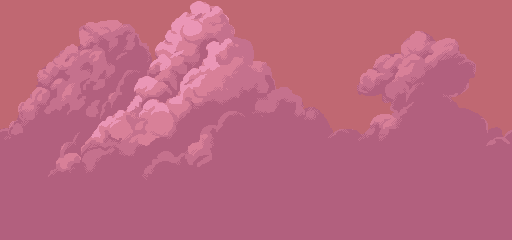
#> input picture game/assets-source/scene/back.png, 512 x 240 px; its folder holds 4 pictures in this run
$ python build-scene.py
#> lines starting #> are read from the running program, lines starting #| are printed output that depends on the picture
"""Builds the stage background (game/public/assets/sprites/bg_scene.jpg, 1280x720) from the CC0 'Rocky Pass' layers.

    python tools/build-scene.py

Sky, far mountains and the rock arch are the pack's three parallax layers at 3x (nearest, crisp pixels). The floor the
heroes stand on is generated: sandy ground in the pack's own palette, from FLOOR_TOP down (heroes' feet are at
y 508..578, the gold mountain's foot at y 530 — see HERO.SLOTS / DRAGON in core/Constants.ts), with a few props.
"""
import os
import random

import numpy as np
from PIL import Image

HERE = os.path.dirname(os.path.abspath(__file__))
GAME = os.path.dirname(HERE)
SRC = os.path.join(GAME, 'assets-source', 'scene')
OUT = os.path.join(GAME, 'public', 'assets', 'sprites', 'bg_scene.jpg')

W, H = 1280, 720
K = 3  # layer upscale (source layers are 240 px tall: 240*3 = 720)
FLOOR_TOP = 438
SAND = [(192, 128, 80), (176, 104, 64), (176, 104, 64), (144, 80, 48), (144, 80, 48), (128, 64, 32)]
LIP = (96, 37, 12)


def layer(name, dx=0):
    im = Image.open(os.path.join(SRC, name + '.png')).convert('RGBA')
    im = im.resize((im.width * K, im.height * K), Image.NEAREST)
    out = Image.new('RGBA', (W, H), (0, 0, 0, 0))
    out.alpha_composite(im, (-dx, 0))
    return out


def prop(name, x, y, flip=False):
    im = Image.open(os.path.join(SRC, 'props', name + '.png')).convert('RGBA')
    if flip:
        im = im.transpose(Image.FLIP_LEFT_RIGHT)
    return im.resize((im.width * K, im.height * K), Image.NEAREST), (x - im.width * K // 2, y - im.height * K)


def floor():
    rnd = random.Random(7)
    cw, ch = W // K + 1, (H - FLOOR_TOP) // K + 1
    cells = np.zeros((ch, cw, 3), dtype=np.uint8)
    for y in range(ch):
        for x in range(cw):
            # mostly mid sand, with clumps of lighter/darker grains (a cheap blue-noise-ish look)
            c = rnd.choice(SAND)
            if rnd.random() < 0.55 and x > 0:
                c = tuple(cells[y, x - 1])  # horizontal runs read as strata
            cells[y, x] = c
    # a few pebbles
    for _ in range(46):
        px, py = rnd.randrange(2, cw - 6), rnd.randrange(3, ch - 4)
        w, h = rnd.choice([(3, 2), (4, 2), (2, 2), (3, 3)])
        cells[py:py + h, px:px + w] = (144, 80, 48)
        cells[py:py + 1, px:px + w] = (192, 128, 80)
        cells[py + h:py + h + 1, px + 1:px + w + 1] = (96, 37, 12)
    img = Image.fromarray(cells, 'RGB').resize((cw * K, ch * K), Image.NEAREST).convert('RGBA')
    # darker toward the bottom edge (far -> near light falloff), brighter just below the lip
    a = np.array(img).astype(float)
    ys = np.linspace(1.08, 0.72, a.shape[0])[:, None, None]
    a[:, :, :3] = np.clip(a[:, :, :3] * ys, 0, 255)
    img = Image.fromarray(a.astype(np.uint8), 'RGBA')
    # the lip: a dark rim then a light edge, where the plateau meets the rock behind it
    px = np.array(img)
    px[0:K * 2, :, :3] = LIP
    px[K * 2:K * 3, :, :3] = (192, 128, 80)
    return Image.fromarray(px, 'RGBA').crop((0, 0, W, H - FLOOR_TOP))


# ---- mood: the pack is a bright pink sunset; the game wants a darker, grimmer lair -----------------------------------
DARKEN = 0.60          # overall brightness
DESATURATE = 0.72      # 1 = as drawn
TINT = (0.90, 0.84, 1.06)  # multiplied in: cooler, more violet shadows
VIGNETTE = 0.48        # how dark the corners get (0 = none)
GLOW_AT = (1020, 475)   # the gold pile: it lights the floor and the rock around it
GLOW_RADIUS = 420
GLOW_COLOR = (255, 150, 60)
GLOW_STRENGTH = 0.34


def grade(img):
    """Darken, desaturate and cool the whole picture, add a vignette and the warm glow of the gold pile."""
    a = np.array(img.convert('RGB')).astype(np.float32) / 255.0
    h, w = a.shape[:2]
    lum = (a * np.array([0.299, 0.587, 0.114], dtype=np.float32)).sum(axis=2, keepdims=True)
    a = lum + (a - lum) * DESATURATE
    a = a * np.array(TINT, dtype=np.float32)
    a = np.power(np.clip(a, 0, 1), 1.18) * DARKEN                      # a touch more contrast, then darker
    yy, xx = np.mgrid[0:h, 0:w].astype(np.float32)
    # vignette (elliptical, stronger toward the corners)
    d = np.sqrt(((xx - w / 2) / (w * 0.62)) ** 2 + ((yy - h * 0.46) / (h * 0.72)) ** 2)
    a *= (1.0 - VIGNETTE * np.clip(d, 0, 1.2) ** 2)[..., None]
    # extra darkness on the lower floor (the light dies away toward the viewer)
    a *= np.interp(yy[:, 0], [0, FLOOR_TOP, h], [1.0, 0.95, 0.62])[:, None, None]
    # warm glow from the gold, added (screen-like) so the dragon's pile stays the brightest thing in the picture
    g = np.exp(-(((xx - GLOW_AT[0]) / GLOW_RADIUS) ** 2 + ((yy - GLOW_AT[1]) / (GLOW_RADIUS * 0.62)) ** 2) * 2.2)
    glow = g[..., None] * (np.array(GLOW_COLOR, dtype=np.float32) / 255.0) * GLOW_STRENGTH
    a = 1.0 - (1.0 - np.clip(a, 0, 1)) * (1.0 - glow)
    return Image.fromarray((np.clip(a, 0, 1) * 255 + 0.5).astype(np.uint8), 'RGB')


def main():
    scene = Image.new('RGBA', (W, H), (0, 0, 0, 255))
    scene.alpha_composite(layer('back'))
#> in layer, im is the input picture: PIL image 512x240 RGBA; mean R, G, B, A 187.4, 103.2, 127.3, 255
#> in layer, `out = Image.new('RGBA', (W, H), (0, 0, 0, 0))`: out: PIL image 1280x720 RGBA; every value is 0
    scene.alpha_composite(layer('middle'))
#> call 2 of layer, with name = 'middle', dx = 0
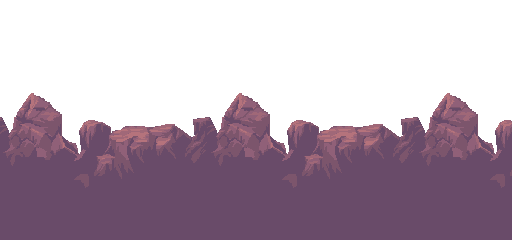
#> input picture game/assets-source/scene/middle.png, 512 x 240 px
#> in layer, im is the input picture: PIL image 512x240 RGBA; mean R, G, B, A 57.1, 40, 54.2, 126.6
#> in layer (call 2), `out.alpha_composite(im, (-dx, 0))`:
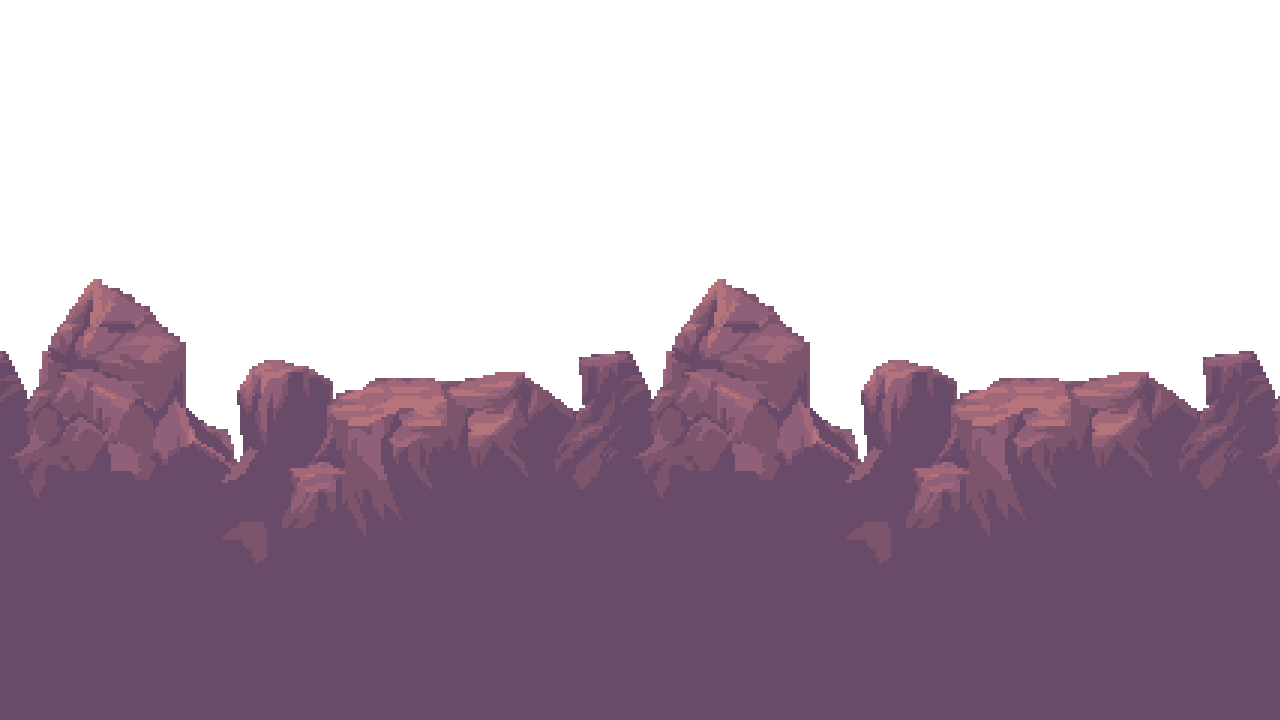
#> out: PIL image 1280x720 RGBA; mean R, G, B, A 55.4, 38.9, 52.7, 125.5; transparent parts drawn white
    scene.alpha_composite(layer('near', dx=60))
#> call 3 of layer, with name = 'near', dx = 60
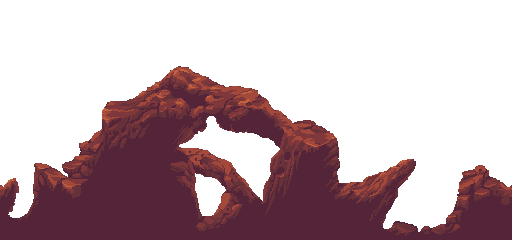
#> input picture game/assets-source/scene/near.png, 512 x 240 px
#> in layer, im is the input picture: PIL image 512x240 RGBA; mean R, G, B, A 38.2, 16.9, 21.8, 94.5
#> in layer (call 3), `out.alpha_composite(im, (-dx, 0))`:
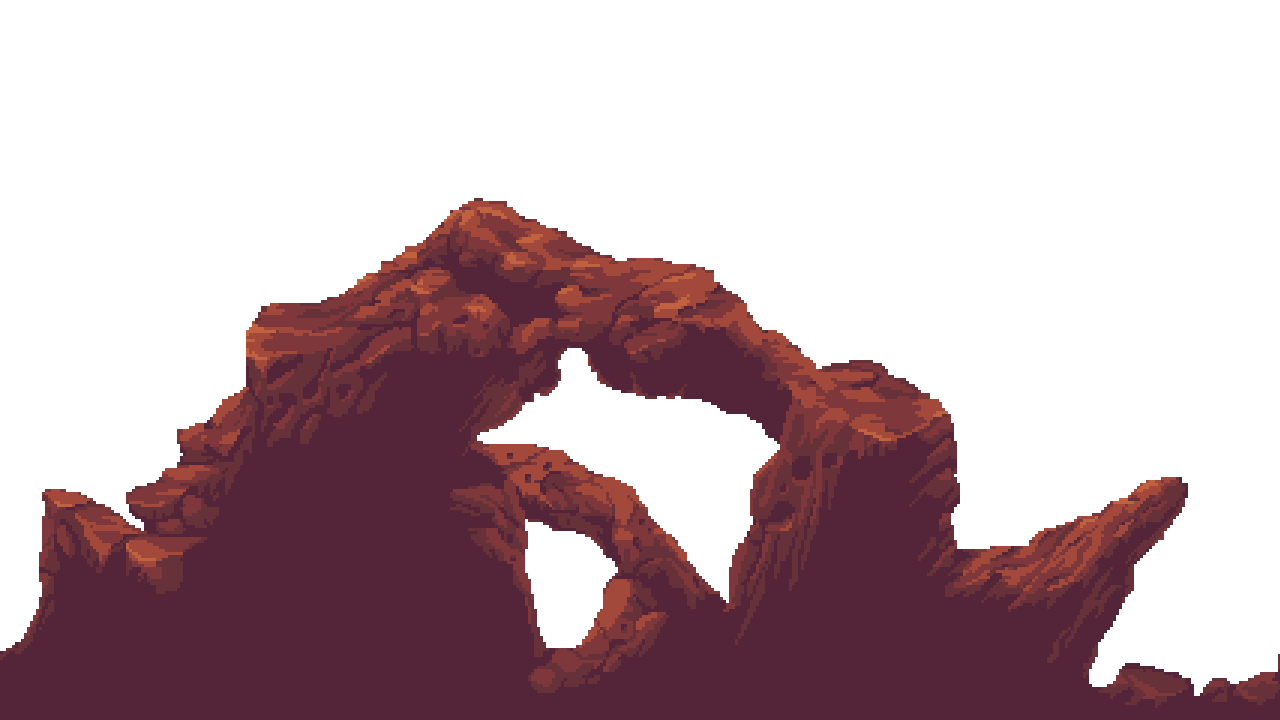
#> out: PIL image 1280x720 RGBA; mean R, G, B, A 39.2, 17.3, 22.6, 101.3; transparent parts drawn white
    scene.alpha_composite(floor(), (0, FLOOR_TOP))
#> in floor, `img = Image.fromarray(cells, 'RGB').resize((cw * K, ch * K), Image.NEA..`:
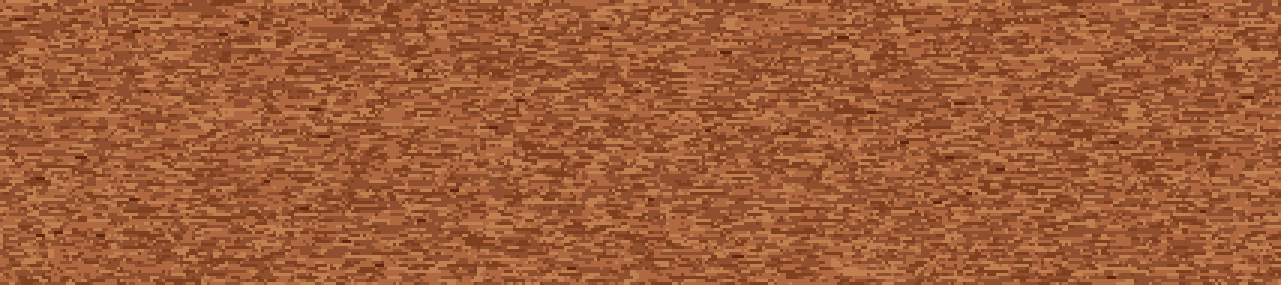
#> img: PIL image 1281x285 RGBA; mean R, G, B, A 159.8, 93.2, 55.9, 255
#> in floor, `return Image.fromarray(px, 'RGBA').crop((0, 0, W, H - FLOOR_TOP))`:
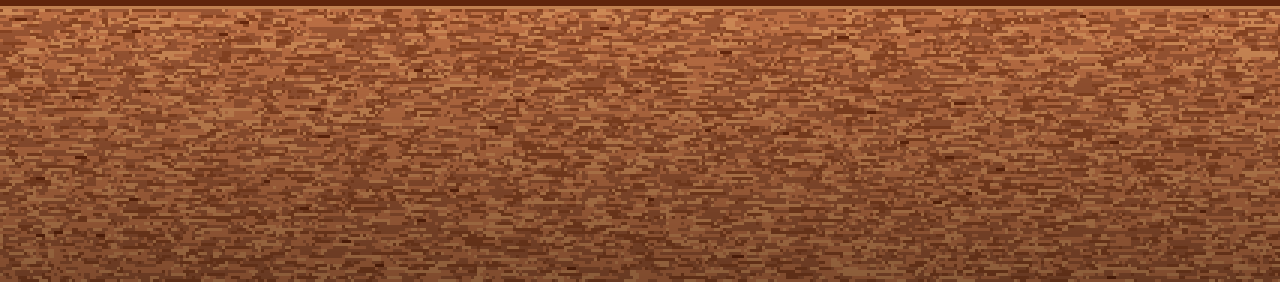
#> returned value: PIL image 1280x282 RGBA; mean R, G, B, A 142.2, 82.5, 49.1, 255
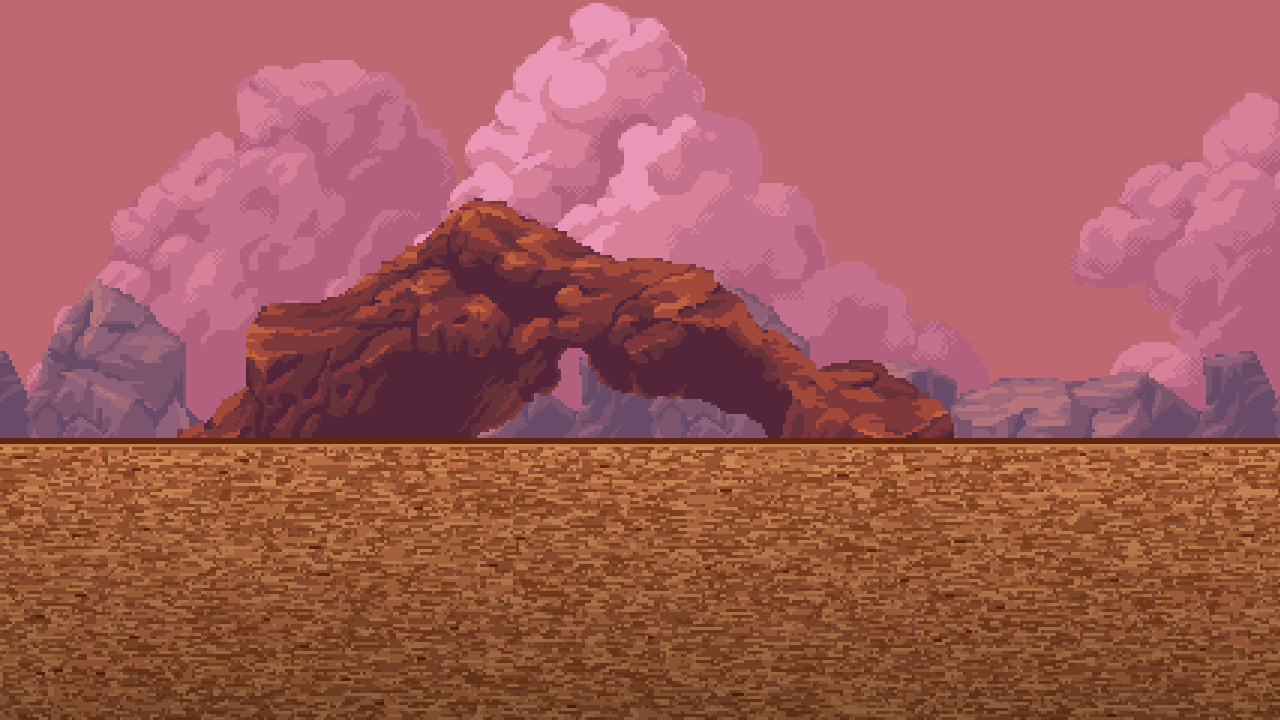
#> scene: PIL image 1280x720 RGBA; mean R, G, B, A 162.1, 91.2, 88.2, 255
    # props: dry grass along the back edge of the floor, crystals at the corners (out of the way of the heroes)
    for name, x, y, flip in [('plant-1', 70, FLOOR_TOP + 22, False), ('plant-2', 420, FLOOR_TOP + 16, False),
                             ('plant-1', 860, FLOOR_TOP + 14, True), ('plant-2', 1200, FLOOR_TOP + 24, True),
                             ('crystal-1', 40, 690, False), ('crystal-2', 150, 704, True),
                             ('crystal-2', 1230, 700, False), ('crystal-1', 1120, 712, True)]:
        im, pos = prop(name, x, y, flip)
        scene.alpha_composite(im, pos)
    os.makedirs(os.path.dirname(OUT), exist_ok=True)
    grade(scene).save(OUT, quality=93)
    print('wrote', OUT)


if __name__ == '__main__':
#> (the run stopped early here; a loop or call above may not have finished)
